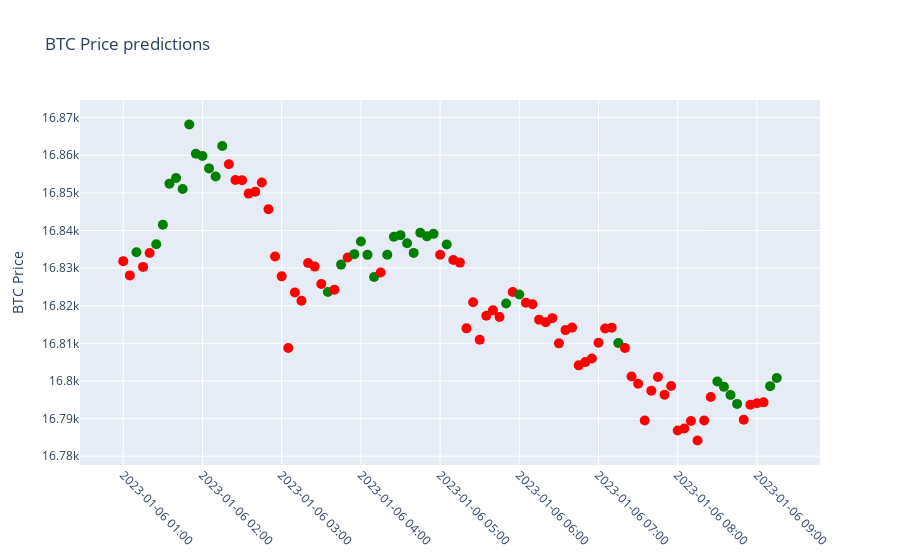

Write notebook code for a chart like this one.
### Code cell
import plotly.graph_objs as go
# Create the scatter plot using Plotly

# Map colors: 0 -> red, 1 -> green
colors = ['red' if val == 0 else 'green' for val in color_data]

# Create the scatter plot using Plotly
fig = go.Figure()

# Add trace with specific colors
fig.add_trace(go.Scatter(
    x=x_data, 
    y=y_data, 
    mode='markers',
    marker=dict(color=colors, size=10),  # Specify colors and marker size
    text=color_data
))

# Update layout for better visualization
fig.update_layout(
    title='BTC Price predictions',
    yaxis_title='BTC Price',
    xaxis=dict(tickformat='%Y-%m-%d %H:%M', tickangle=45)
)

# Show the plot
fig.show()
